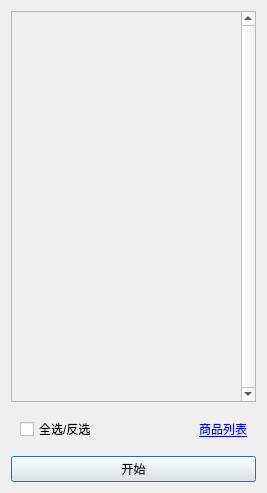
<?xml version="1.0" encoding="UTF-8"?>
<ui version="4.0">
 <class>Dialog</class>
 <widget class="QDialog" name="Dialog">
  <property name="geometry">
   <rect>
    <x>0</x>
    <y>0</y>
    <width>267</width>
    <height>493</height>
   </rect>
  </property>
  <property name="windowTitle">
   <string>多目标</string>
  </property>
  <layout class="QVBoxLayout" name="verticalLayout">
   <item>
    <widget class="QScrollArea" name="scrollArea">
     <property name="verticalScrollBarPolicy">
      <enum>Qt::ScrollBarAlwaysOn</enum>
     </property>
     <property name="horizontalScrollBarPolicy">
      <enum>Qt::ScrollBarAsNeeded</enum>
     </property>
     <property name="widgetResizable">
      <bool>true</bool>
     </property>
     <widget class="QWidget" name="taskContent">
      <property name="geometry">
       <rect>
        <x>0</x>
        <y>0</y>
        <width>229</width>
        <height>396</height>
       </rect>
      </property>
      <property name="sizePolicy">
       <sizepolicy hsizetype="Preferred" vsizetype="Expanding">
        <horstretch>0</horstretch>
        <verstretch>0</verstretch>
       </sizepolicy>
      </property>
      <property name="autoFillBackground">
       <bool>true</bool>
      </property>
     </widget>
    </widget>
   </item>
   <item>
    <widget class="QFrame" name="frame">
     <property name="frameShape">
      <enum>QFrame::NoFrame</enum>
     </property>
     <property name="frameShadow">
      <enum>QFrame::Plain</enum>
     </property>
     <layout class="QHBoxLayout" name="horizontalLayout">
      <item>
       <widget class="QCheckBox" name="cbxCheckAll">
        <property name="text">
         <string>全选/反选</string>
        </property>
       </widget>
      </item>
      <item>
       <spacer name="horizontalSpacer">
        <property name="orientation">
         <enum>Qt::Horizontal</enum>
        </property>
        <property name="sizeHint" stdset="0">
         <size>
          <width>40</width>
          <height>20</height>
         </size>
        </property>
       </spacer>
      </item>
      <item>
       <widget class="QLabel" name="label">
        <property name="text">
         <string>&lt;html&gt;&lt;head/&gt;&lt;body&gt;&lt;p&gt;&lt;a href=&quot;http://ygjy.gz.gmcc.net/gzxz/ebusiness/admin/vmerchandist!executeSearch.action&quot;&gt;&lt;span style=&quot; text-decoration: underline; color:#0000ff;&quot;&gt;商品列表&lt;/span&gt;&lt;/a&gt;&lt;/p&gt;&lt;/body&gt;&lt;/html&gt;</string>
        </property>
        <property name="openExternalLinks">
         <bool>true</bool>
        </property>
       </widget>
      </item>
     </layout>
    </widget>
   </item>
   <item>
    <widget class="QPushButton" name="btnStartTask">
     <property name="text">
      <string>开始</string>
     </property>
    </widget>
   </item>
  </layout>
 </widget>
 <resources/>
 <connections/>
</ui>
